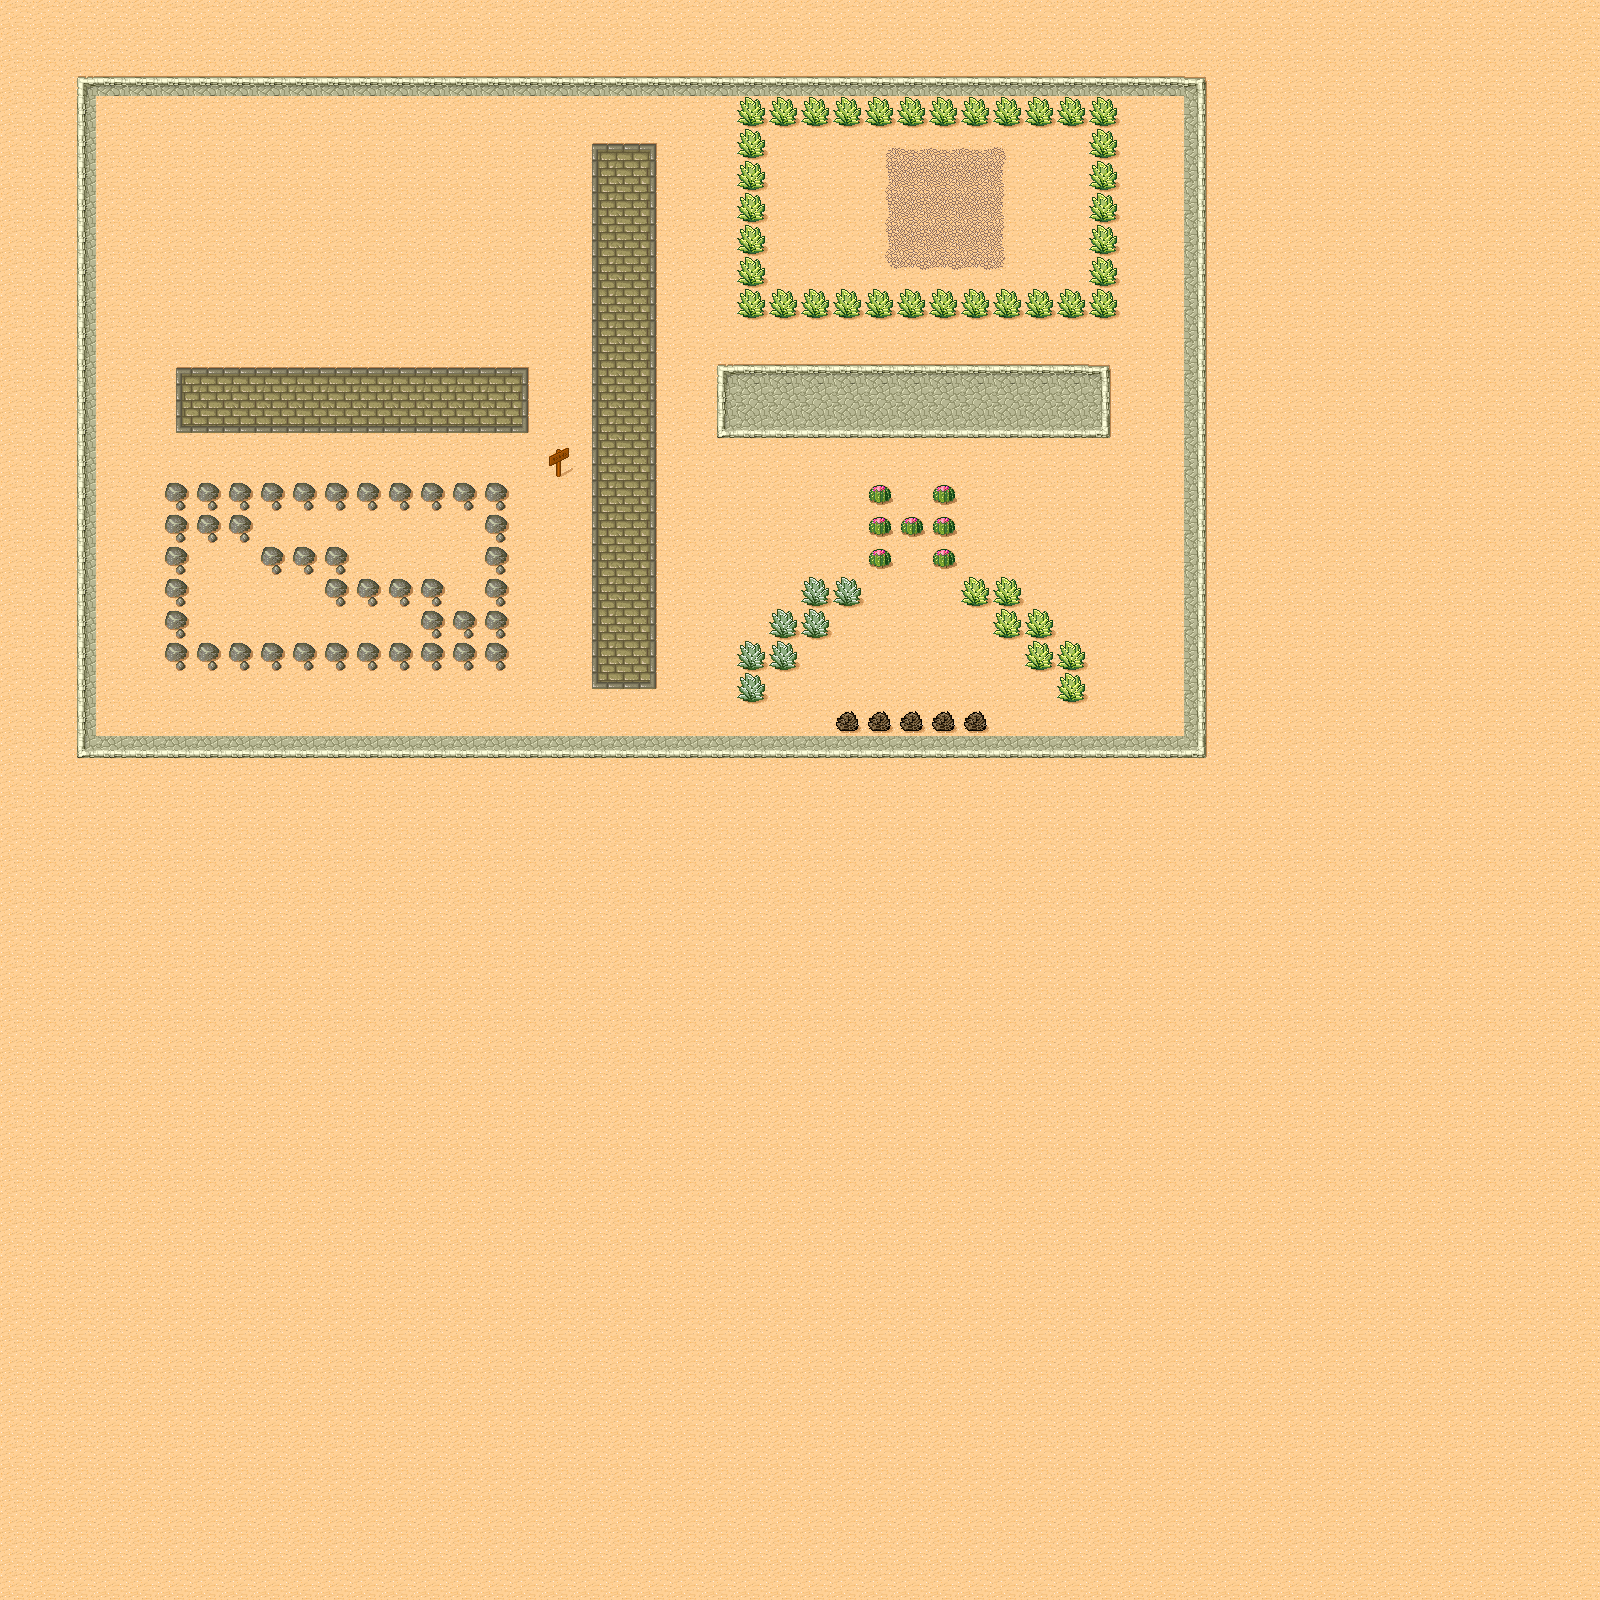

A level layout from a 2D game, rendered from its tile map. Below: a short description, then the map file with tile-grid data replaced by summaries:
An orthogonal 50x50 tile map with 32x32 px tiles, 1 tile layer (块层 1).

<map version="1.0" orientation="orthogonal" width="50" height="50" tilewidth="32" tileheight="32">
 <tileset firstgid="1" name="tmw_desert_spacing" tilewidth="32" tileheight="32" spacing="1" margin="1">
  <image source="tmw_desert_spacing.png" width="265" height="199" />
 </tileset>
 <layer name="块层 1" width="50" height="50">
  <data>[2500 cells, 2500 non-empty, 34 distinct tile ids]</data>
 </layer>
</map>
